Frame 1 (no input): blank canvas, image omitted
Frame 60 (the mouse pressed at the canvas centre just before this capture): blank canvas, image omitted
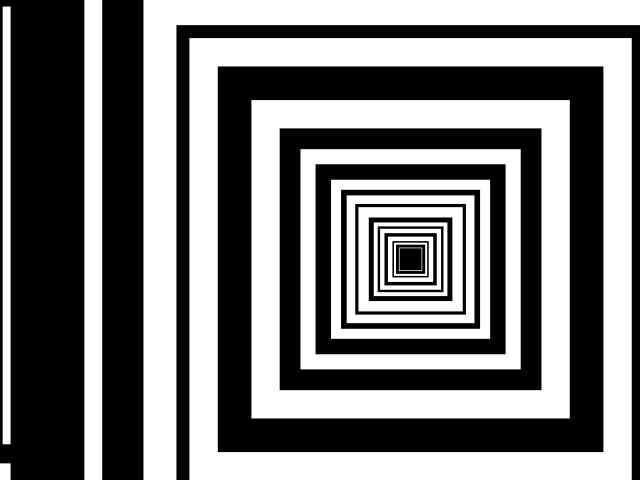
Frame 120 (the mouse held since frame 60 and released just before this capture)

The Processing sketch whose frames 1 and 60 were blank and that drew this single picture after the mouse press (run headless with seeded random() and noise(); from frame 60 on, the mouse is pressed at the canvas centre):

// Processing sketch: processing_88576
// ── processing_88576.pde

void setup(){
  size(640,480);
  background(255);
  noStroke();
  smooth();
}
 
void draw(){
  for(int i=0;i<2;i++){
  dmrect();
  }
}
 
void dmrect(){ 
  
  float x = random(width), y=random(height);
  fill(0,50);
  float ds = dist(mouseX,mouseY,pmouseX,pmouseY);
 
  rect(x+4, y+4, ds, ds);
  
  //create multiple rects, reverse color everytime draw  
  boolean k = true;
  if(random(100)<50){
     k=false;
  } 
  while(ds>10){
    if(k){
      fill(255);
    } else {
      fill(0);
    }
    rectMode(RADIUS);
    rect(x,y, ds, ds);
    ds*=random(0.80,0.95);
    k=!k;
  }
}
